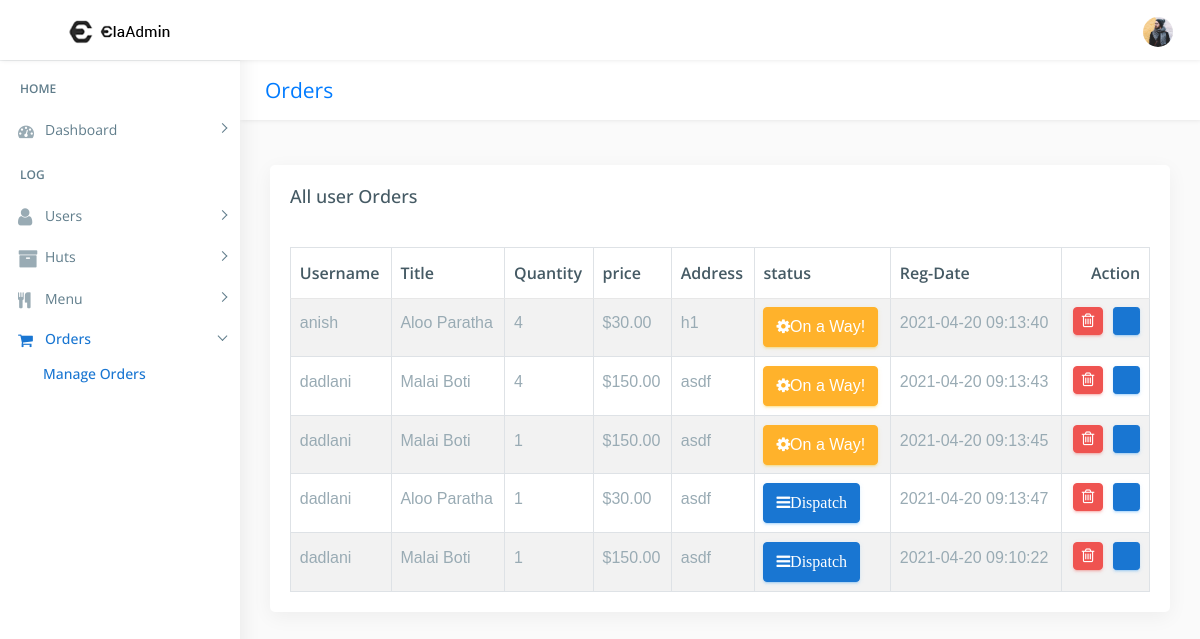
Before: /admin/all_orders.php with the older database file.
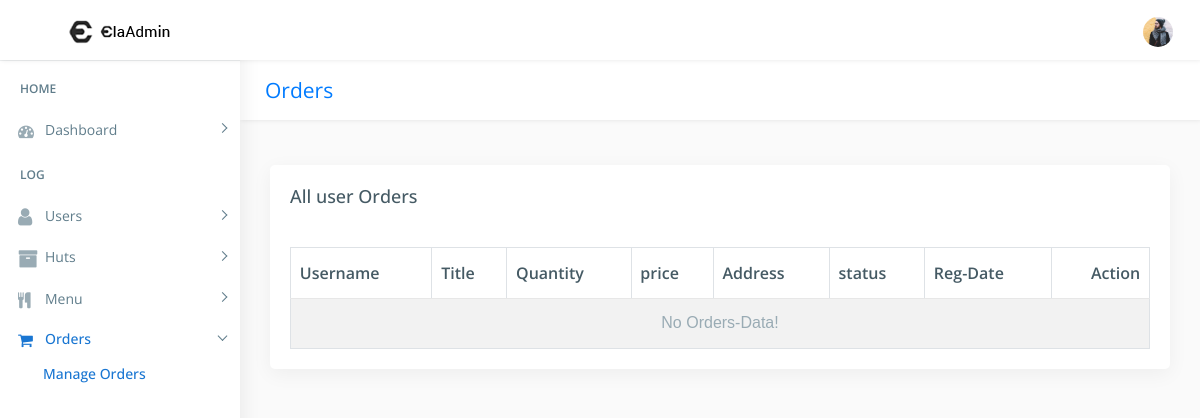
After: the same page with the newer database file.
### tables this page shows
CREATE TABLE `users_orders` (
  `o_id` int(222) NOT NULL,
  `u_id` int(222) NOT NULL,
  `h_id` int(11) DEFAULT NULL,
  `m_id` int(11) DEFAULT NULL,
  `title` varchar(222) NOT NULL,
  `quantity` int(222) NOT NULL,
  `price` decimal(10,2) NOT NULL,
  `status` varchar(222) DEFAULT NULL,
  `date` timestamp NOT NULL DEFAULT current_timestamp() ON UPDATE current_timestamp()
);

CREATE TABLE `users` (
  `u_id` int(222) NOT NULL,
  `username` varchar(222) NOT NULL,
  `f_name` varchar(222) NOT NULL,
  `l_name` varchar(222) NOT NULL,
  `email` varchar(222) NOT NULL,
  `phone` varchar(222) NOT NULL,
  `password` varchar(222) NOT NULL,
  `address` text NOT NULL,
  `status` int(222) NOT NULL DEFAULT 1,
  `date` timestamp NOT NULL DEFAULT current_timestamp() ON UPDATE current_timestamp()
);

### admin/all_orders.php (the view, shortened to what the changed rows need)
<!DOCTYPE html>
<html lang="en">
<?php
include("../connection/connect.php");
?>
<head>
    <link href="css/lib/bootstrap/bootstrap.min.css" rel="stylesheet">
    <link href="css/helper.css" rel="stylesheet">
    <link href="css/style.css" rel="stylesheet">
</head>
<body class="fix-header fix-sidebar">
    <div id="main-wrapper">
        <div class="page-wrapper">
            <div class="container-fluid">
                <div class="row">
                    <div class="col-12">
                        <div class="card">
                            <div class="card-body">
                                <div class="table-responsive m-t-40">
                                    <table id="myTable" class="table table-bordered table-striped">
                                        <thead>
                                            <tr>
                                                <th>Username</th>
                                                <th>Title</th>
                                                <th>Quantity</th>
                                                <th>price</th>
                                                <th>Address</th>
                                                <th>status</th>
                                                <th>Reg-Date</th>
                                                <th>Action</th>
                                            </tr>
                                        </thead>
                                        <tbody>
                                            <?php
												$sql="SELECT users.*, users_orders.* FROM users INNER JOIN users_orders ON users.u_id=users_orders.u_id ";
												$query=mysqli_query($db,$sql);
                                                if(!mysqli_num_rows($query) > 0 )
                                                {
                                                    echo '<td colspan="8"><center>No Orders-Data!</center></td>';
                                                }
                                               else
                                               {
													while($rows=mysqli_fetch_array($query))
													{
                                                        echo ' <tr>
                                                            <td>'.$rows['username'].'</td>
                                                            <td>'.$rows['title'].'</td>
                                                            <td>'.$rows['quantity'].'</td>
                                                            <td>$'.$rows['price'].'</td>
                                                            <td>'.$rows['address'].'</td>';
                                                    		$status=$rows['status'];
													    	if($status=="" or $status=="NULL")
															{
											?>
                                            <td> <button type="button" class="btn btn-info"
                                                    style="font-weight:bold;"><span class="fa fa-bars"
                                                        aria-hidden="true">Dispatch</button></td>
                                            <?php
											                }
															if($status=="in process")
															{
                                            ?>
                                            <td> <button type="button" class="btn btn-warning"><span
                                                        class="fa fa-cog fa-spin" aria-hidden="true"></span>On a
                                                    Way!</button></td>
                                            <?php
															}
											?>
                                            <?php
														echo '	<td>'.$rows['date'].'</td>';
											?>
                                            <td>
                                                <a href="delete_orders.php?order_del=<?php echo $rows['o_id'];?>"
                                                    onclick="return confirm('Are you sure?');"
                                                    class="btn btn-danger btn-flat btn-addon btn-xs m-b-10"><i
                                                        class="fa fa-trash-o" style="font-size:16px"></i></a>
                                                <?php
                                                        echo '<a href="view_order.php?user_upd='.$rows['o_id'].'" " class="btn btn-info btn-flat btn-addon btn-sm m-b-10 m-l-5"><i class="ti-settings"></i></a>
                                                            </td>
                                                            </tr>';
											}
										}
									?>
                                        </tbody>
                                    </table>
                                </div>
                            </div>
                        </div>
                    </div>
                </div>
            </div>
        </div>
    </div>
</body>
</html>

Changed rows visible on the page:
removed users_orders: u.username "anish", title "Aloo Paratha", quantity "4", price "30.00", u.address "h1", status "in process" (drawn), date "2021-04-20 09:13:40"
removed users_orders: u.username "dadlani", title "Malai Boti", quantity "4", price "150.00", u.address "asdf", status "in process" (drawn), date "2021-04-20 09:13:43"
removed users_orders: u.username "dadlani", title "Malai Boti", quantity "1", price "150.00", u.address "asdf", status "in process" (drawn), date "2021-04-20 09:13:45"
removed users_orders: u.username "dadlani", title "Aloo Paratha", quantity "1", price "30.00", u.address "asdf", shows "Dispatch", date "2021-04-20 09:13:47"
removed users_orders: u.username "dadlani", title "Malai Boti", quantity "1", price "150.00", u.address "asdf", shows "Dispatch", date "2021-04-20 09:10:22"
Other visible differences:
text now shown: "No Orders-Data!"
